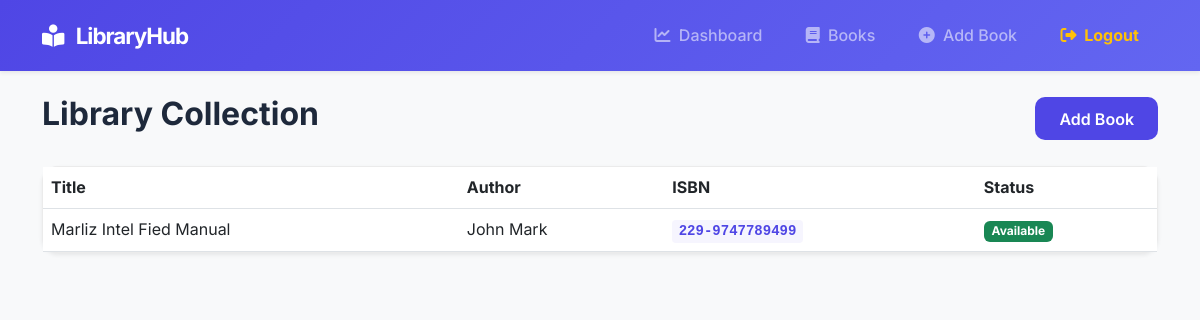
The page /books (signed in) on the database its author committed.
### models.py (models this page shows)
class Book(db.Model):
    id = db.Column(db.Integer, primary_key=True)
    title = db.Column(db.String(200), nullable=False)
    author = db.Column(db.String(100), nullable=False)
    isbn = db.Column(db.String(20), unique=True, nullable=False)
    is_available = db.Column(db.Boolean, default=True)

### app.py (the view)
@app.route('/books')
def list_books():
    all_books = Book.query.all()
    return render_template('books.html', books=all_books)

### app.py (called while the page is built)
@login_manager.user_loader
def load_user(user_id):
    return User.query.get(int(user_id))

### templates/books.html
{% extends 'base.html' %}
{% block content %}
<div class="d-flex justify-content-between align-items-center mb-4">
    <h2 class="fw-bold">Library Collection</h2>
    <a href="/add_book" class="btn btn-primary">Add Book</a>
</div>
<div class="card border-0 shadow-sm">
    <div class="card-body p-0">
        <table class="table table-hover mb-0">
            <thead class="bg-light">
                <tr>
                    <th>Title</th>
                    <th>Author</th>
                    <th>ISBN</th>
                    <th>Status</th>
                </tr>
            </thead>
            <tbody>
                {% for book in books %}
                <tr>
                    <td>{{ book.title }}</td>
                    <td>{{ book.author }}</td>
                    <td><code>{{ book.isbn }}</code></td>
                    <td>
                        {% if book.is_available %}
                        <span class="badge bg-success">Available</span>
                        {% else %}
                        <span class="badge bg-warning text-dark">Borrowed</span>
                        {% endif %}
                    </td>
                </tr>
                {% else %}
                <tr>
                    <td colspan="4" class="text-center text-muted py-4">No books found in the collection.</td>
                </tr>
                {% endfor %}
            </tbody>
        </table>
    </div>
</div>
{% endblock %}

### static/css/style.css (style rules this page uses)
:root { --primary-color: #4f46e5; --hover-color: #4338ca; --bg-light: #f8fafc; --text-dark: #1e293b; --card-shadow: 0 10px 15px -3px rgba(0, 0, 0, 0.1), 0 4px 6px -2px rgba(0, 0, 0, 0.05); }
body { font-family: 'Inter', sans-serif; color: var(--text-dark); background-color: var(--bg-light); line-height: 1.6; }
.card { border: 1px solid rgba(0, 0, 0, 0.08) !important; border-radius: 16px !important; box-shadow: var(--card-shadow); }
.btn-primary { background-color: var(--primary-color); border: none; padding: 0.6rem 1.5rem; border-radius: 10px; font-weight: 600; }
code { color: var(--primary-color) !important; background-color: rgba(79, 70, 229, 0.05); padding: 0.2rem 0.4rem; border-radius: 4px; font-weight: 600; }

### rows shown on the page
Book: title "Marliz Intel Fied Manual", author "John Mark", isbn "229-9747789499", is_available "Available"
